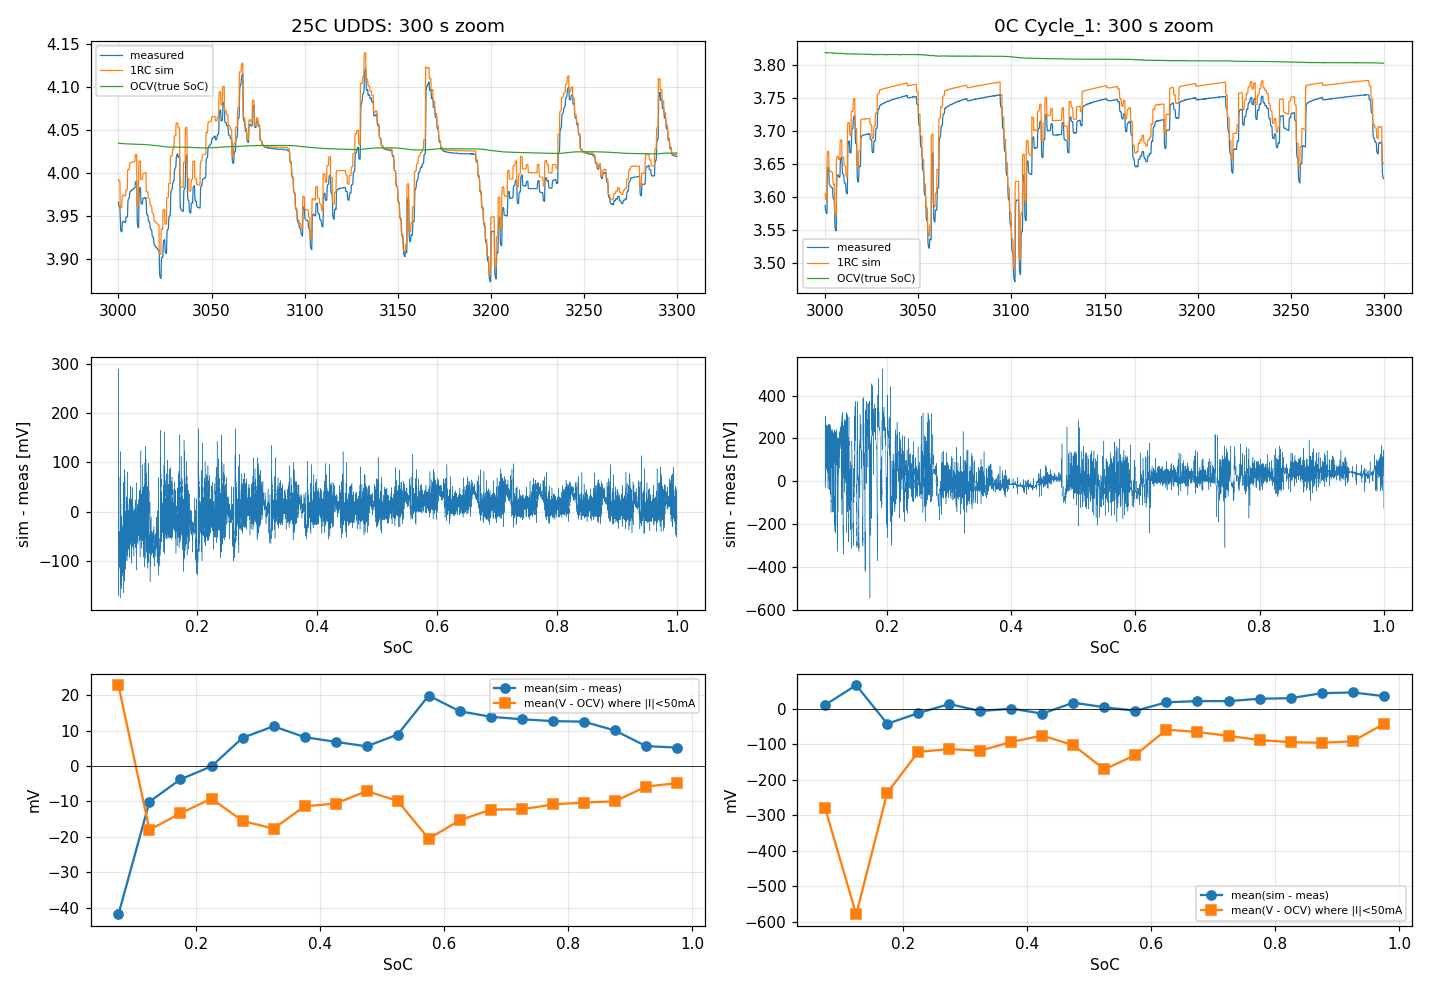

The Python source for this figure:
import matplotlib
matplotlib.use("Agg")
import matplotlib.pyplot as plt
import numpy as np

from data import DT, ROOT, load_cycle
from ecm import simulate
from ocv import OCV

ocv = OCV()
th = np.load(ROOT / "results" / "ecm_theta_1rc.npy")
fig, ax = plt.subplots(3, 2, figsize=(13, 9))
for col, (T, c) in enumerate([(25, "UDDS"), (0, "Cycle_1")]):
    r = load_cycle(T, c)
    vs = simulate(th, r.soc, r.T, r.i, DT, ocv.table, ocv.s0, ocv.ds)
    e = vs - r.v
    sl = slice(int(3000 / DT), int(3300 / DT))
    ax[0, col].plot(r.t[sl], r.v[sl], lw=0.8, label="measured")
    ax[0, col].plot(r.t[sl], vs[sl], lw=0.8, label="1RC sim")
    ax[0, col].plot(r.t[sl], ocv(r.soc[sl], r.T[sl]), lw=0.8, label="OCV(true SoC)")
    ax[0, col].set_title(f"{T}C {c}: 300 s zoom")
    ax[0, col].legend(fontsize=7)
    ax[1, col].plot(r.soc, e * 1000, lw=0.3)
    ax[1, col].set(xlabel="SoC", ylabel="sim - meas [mV]")
    # binned residual by SoC, and mean voltage minus OCV at near-zero current (rest-like samples)
    rest = np.abs(r.i) < 0.05
    bins = np.linspace(0, 1, 21)
    idx = np.digitize(r.soc, bins)
    eb = [np.mean(e[idx == k]) * 1000 if np.any(idx == k) else np.nan for k in range(1, 21)]
    rb = [np.mean((r.v - ocv(r.soc, r.T))[(idx == k) & rest]) * 1000 if np.any((idx == k) & rest) else np.nan
          for k in range(1, 21)]
    ax[2, col].plot(bins[:-1] + 0.025, eb, "o-", label="mean(sim - meas)")
    ax[2, col].plot(bins[:-1] + 0.025, rb, "s-", label="mean(V - OCV) where |I|<50mA")
    ax[2, col].axhline(0, color="k", lw=0.5)
    ax[2, col].legend(fontsize=7)
    ax[2, col].set(xlabel="SoC", ylabel="mV")
    print(f"{T}C {c}: RMSE {np.sqrt(np.mean(e**2))*1000:.1f} mV, mean {e.mean()*1000:.1f} mV, "
          f"T {r.T.min():.1f}..{r.T.max():.1f}")
for a in ax.flat:
    a.grid(alpha=0.3)
fig.tight_layout()
fig.savefig(ROOT / "results" / "figures" / "debug_ecm.png", dpi=110)
